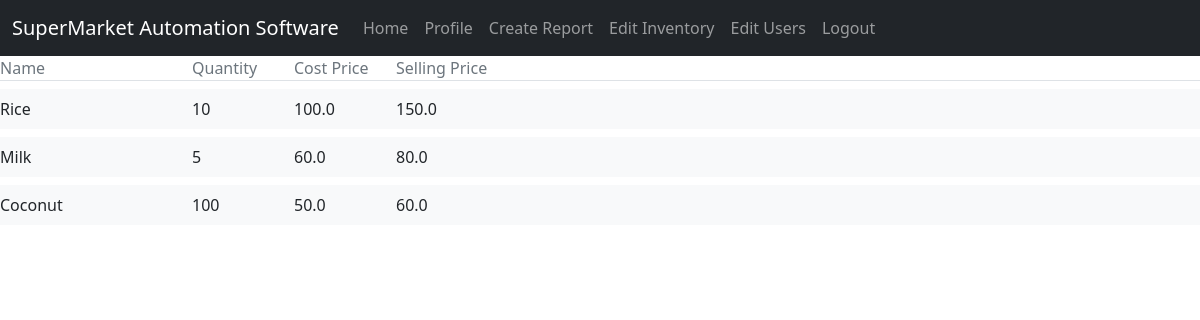
The app's page /product/view/ (signed in), older data.
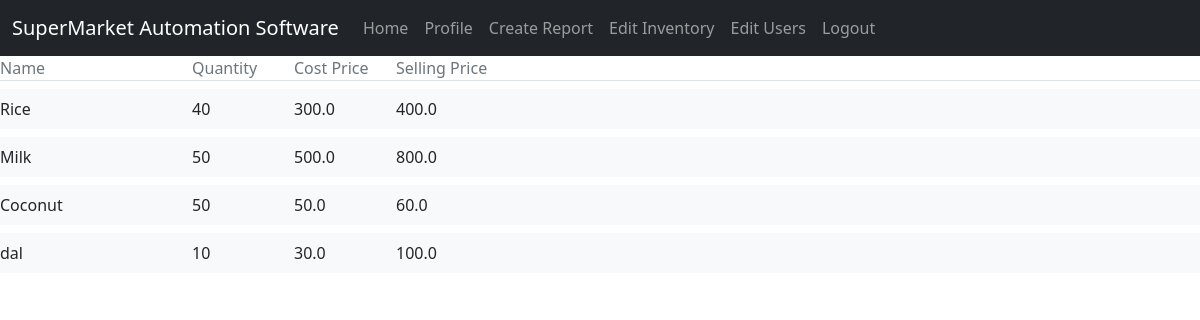
The same page, newer data.
### product/models.py (models this page shows, shortened)
class Product(models.Model):
    name = models.CharField(max_length = 100)
    cost_price = models.FloatField(validators=[MinValueValidator(0.0)])
    quantity = models.IntegerField(validators=[MinValueValidator(0)])
    selling_price = models.FloatField(validators=[MinValueValidator(0.0)])

### product/views.py (the view)
# urls.py: path('view/',views.view_product, name = 'product-view'),
@login_required
def view_product(request):
    form = ProductForm()
    context = {'product_list':Product.objects.all(),'form':form}
    return render(request, 'product/view_product.html', context)

### product/templates/product/view_product.html
{% extends 'product/base.html' %}
{% block content %}
<div class="row text-muted border-bottom mb-2">
    <div class="col-2 pl-5">Name</div>
    <div class="col-1 px-0">Quantity</div>
    <div class="col-1 px-0">Cost Price</div>
    <div class="col-1 px-0">Selling Price</div>
</div>
{% for product in product_list %}
    <div class="parent">
        <div class="row highlight bg-light mb-2 py-2">
            <div class="col-2 pl-5">{{ product.name }}</div>
            <div class="col-1 px-0">{{ product.quantity }}</div>
            <div class="col-1 px-0">{{ product.cost_price }}</div>
            <div class="col-1 px-0">{{ product.selling_price }}</div>
    </div>
{% endfor %}
{% endblock %}

### product/templates/product/base.html (shortened to what this page needs)
{% extends 'account/base.html' %}

### account/templates/account/base.html (shortened to what this page needs)
{% load static %}
<!DOCTYPE html>
<html>
<head>
<link href="https://cdn.jsdelivr.net/npm/bootstrap@5.0.0-beta3/dist/css/bootstrap.min.css" rel="stylesheet">
<link href="{% static 'account/style.css' %}" rel="stylesheet">
</head>
<body>
<nav class="navbar navbar-expand-lg navbar-dark bg-dark">
  <div class="container-fluid">
    <a class="navbar-brand" href="{% url 'account-home' %}">SuperMarket Automation Software</a>
    <div class="collapse navbar-collapse" id="navbarNavDropdown">
      <ul class="navbar-nav">
        <li class="nav-item">
          <a class="nav-link" href="{% url 'account-home' %}">Home</a>
        </li>
        {% if user.is_authenticated %}
        <li class="nav-item">
          <a class="nav-link" href="{% url 'account-profile' %}">Profile</a>
        </li>
        {% if user.is_superuser %}
        <li class="nav-item">
          <a class="nav-link" href="#">Create Report</a>
        </li>
        <li class="nav-item">
          <a class="nav-link" href="{% url 'product-home' %}">Edit Inventory</a>
        </li>
        <li class="nav-item">
          <a class="nav-link" href="{% url 'account-user-edit' %}">Edit Users</a>
        </li>
        {% endif %}
        <li class="nav-item">
          <a class="nav-link" href="{% url 'account-logout' %}">Logout</a>
        </li>
        {% endif %}
      </ul>
    </div>
  </div>
</nav>
{% block content %}
{% endblock %}
</body>
</html>

Row changes from the older to the newer data that the page shows:
changed Product "Rice": quantity "10" → "40"; cost_price "100.0" → "300.0"; selling_price "150.0" → "400.0"
changed Product "Milk": quantity "5" → "50"; cost_price "60.0" → "500.0"; selling_price "80.0" → "800.0"
changed Product "Coconut": quantity "100" → "50"
added Product: name "dal", quantity "10", cost_price "30.0", selling_price "100.0"
